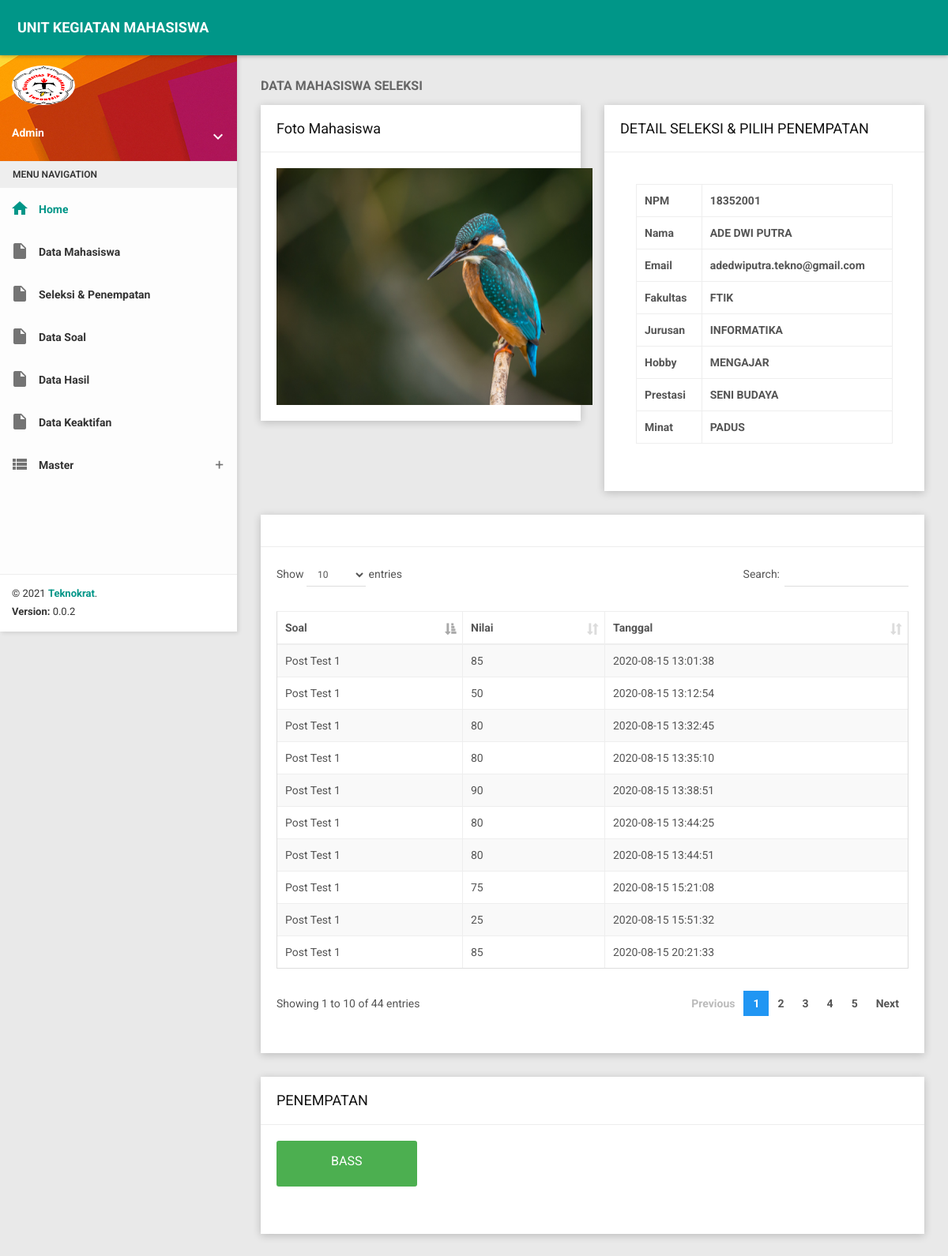
Screenshot of /admin/lihat_detail_seleksi/9/893818 with the database file from the repository.
### tables this page shows
CREATE TABLE `tbl_detail_mahasiswa` (
  `id_detail_mahasiswa` int(10) NOT NULL,
  `id_register` int(10) NOT NULL,
  `hobby` varchar(200) NOT NULL,
  `prestasi` varchar(300) NOT NULL,
  `minat` varchar(200) NOT NULL,
  `gambar` varchar(200) DEFAULT NULL
);

CREATE TABLE `tbl_register` (
  `id_register` int(10) NOT NULL,
  `npm` varchar(50) DEFAULT NULL,
  `nama` varchar(100) DEFAULT NULL,
  `password` varchar(200) DEFAULT NULL,
  `email` varchar(100) DEFAULT NULL,
  `id_jurusan` int(10) DEFAULT NULL,
  `id_fakultas` int(10) DEFAULT NULL
);

CREATE TABLE `tbl_fakultas` (
  `id_fakultas` int(10) NOT NULL,
  `fakultas` varchar(100) NOT NULL
);

CREATE TABLE `tbl_jurusan` (
  `id_jurusan` int(10) NOT NULL,
  `jurusan` varchar(100) NOT NULL
);

CREATE TABLE `tbl_nilai` (
  `id_nilai` int(10) NOT NULL,
  `id_register` int(10) NOT NULL,
  `id_soal` int(10) NOT NULL,
  `kode` varchar(100) NOT NULL,
  `nilai` decimal(50,0) NOT NULL,
  `hasil` varchar(100) DEFAULT NULL,
  `tanggal_nilai` datetime DEFAULT NULL
);

CREATE TABLE `tbl_soal` (
  `id_soal` int(10) NOT NULL,
  `id_ukm` int(10) NOT NULL,
  `kode` varchar(100) DEFAULT NULL,
  `no` varchar(50) DEFAULT NULL,
  `judul_soal` varchar(200) DEFAULT NULL,
  `waktu` varchar(50) DEFAULT NULL,
  `pertanyaan` text DEFAULT NULL,
  `pilihan1` varchar(200) DEFAULT NULL,
  `p1` varchar(50) DEFAULT NULL,
  `pilihan2` varchar(200) DEFAULT NULL,
  `p2` varchar(50) DEFAULT NULL,
  `pilihan3` varchar(200) DEFAULT NULL,
  `p3` varchar(50) DEFAULT NULL,
  `pilihan4` varchar(200) DEFAULT NULL,
  `p4` varchar(50) DEFAULT NULL,
  `jawaban` varchar(20) DEFAULT NULL,
  `waktu_mulai` datetime NOT NULL,
  `waktu_akhir` datetime NOT NULL,
  `tanggal` datetime DEFAULT NULL
);

CREATE TABLE `penempatan_mahasiswa` (
  `id_penempatan_mahasiswa` int(10) NOT NULL,
  `id_register` int(10) NOT NULL,
  `id_penempatan` int(10) NOT NULL
);

CREATE TABLE `tbl_penempatan` (
  `id_penempatan` int(10) NOT NULL,
  `penempatan` varchar(100) DEFAULT NULL
);

### application/controllers/Admin.php (called while the page is built, shortened)
<?php
class Admin extends CI_Controller {
	function __construct(){
		$this->load->model('master');
		$this->load->helper('tglid');
		$this->load->library('ciqrcode');
	}
	public function lihat_detail_seleksi($id_register, $kode)
	{
		$data['judul'] = 'ADMIN || DETAIL SELEKSI';
		$data['nama'] = $this->session->userdata('nama');
		$data['nik'] = $this->session->userdata('nik');
		$data['id_admin'] = $this->session->userdata('id_admin');
		$this->load->view('admin/header', $data);
		$data['id_register'] = $id_register;
		$data['tampil_detail_mahasiswa'] = $this->master->tampil_detail_mahasiswa_admin($id_register);
		$data['lihat_hasil_seleksi'] = $this->master->lihat_hasil_seleksi($id_register, $kode);
		$data['tampil_penempatan'] = $this->master->tampil_penempatan();
		$data['tampil_suara'] = $this->master->tampil_suara();
		$data['cek_penempatan_mahasiswa'] = $this->master->cek_penempatan_mahasiswa($id_register);
		$data['tampil_penempatan_mahasiswa'] = $this->master->tampil_penempatan_mahasiswa($id_register);
		$this->load->view('admin/lihat_detail_seleksi', $data);
		$this->load->view('admin/footer');
	}
}

### index.php (called while the page is built, shortened)
<?php
require_once BASEPATH.'core/CodeIgniter.php';

### application/models/Master.php (called while the page is built, shortened)
<?php defined('BASEPATH') OR exit('No direct script access allowed');
class master extends CI_Model{
	public function tampil_detail_mahasiswa_admin($id_register)
	{
		$jalan = $this->db->query("SELECT * FROM `tbl_detail_mahasiswa`, tbl_register, tbl_jurusan, tbl_fakultas where tbl_detail_mahasiswa.id_register = tbl_register.id_register and tbl_fakultas.id_fakultas = tbl_register.id_fakultas and tbl_jurusan.id_jurusan = tbl_register.id_jurusan and tbl_detail_mahasiswa.id_register = '$id_register'");
		return $jalan->result();
	}
	public function lihat_hasil_seleksi($id_register, $kode)
	{
		$jalan = $this->db->query("SELECT * FROM `tbl_nilai`, tbl_soal where tbl_nilai.kode = '$kode' and tbl_nilai.id_soal = tbl_soal.id_soal ");
		return $jalan->result();
	}
	public function tampil_penempatan_mahasiswa($id_register)
	{
		$jalan = $this->db->query("SELECT * FROM `penempatan_mahasiswa`, tbl_penempatan where penempatan_mahasiswa.id_penempatan = tbl_penempatan.id_penempatan and penempatan_mahasiswa.id_register = '$id_register'");
		return $jalan->result();
	}
}

### application/views/admin/lihat_detail_seleksi.php (the view, shortened to what this page needs)
<section class="content">
        <div class="container-fluid">
            <div class="block-header">
                <h2>
                   <b> DATA MAHASISWA SELEKSI </b>
                </h2>
            </div>
            <div class="row clearfix">
                <div class="col-lg-6 col-md-6 col-sm-12 col-xs-12">
                    <div class="card">
                        <div class="header">
                            <h2>
                                Foto Mahasiswa
                            </h2>
                            <ul class="header-dropdown m-r--5">
                            </ul>
                        </div>
                        <div class="body"><center>
                            <img src="<?php echo base_url(); ?>assets/images/19.jpg" height="300px" width="400px;">
                        </center></div>
                    </div>
                </div>
				<div class="col-lg-6 col-md-6 col-sm-12 col-xs-12">
                    <div class="card">
                        <div class="header">
                            <h2>
                                DETAIL SELEKSI & PILIH PENEMPATAN
                            </h2>
                        </div>
                        <div class="body">
                            <div class="body table-responsive">
                            <table class="table table-bordered">
							<?php foreach($tampil_detail_mahasiswa as $v ) { ?>
                                <thead>
                                    <tr>
                                        <th>NPM</th>
                                        <th><?php echo $v->npm; ?></th>
                                    </tr>
									 <tr>
                                        <th>Nama</th>
                                        <th><?php echo $v->nama; ?></th>
                                    </tr>
									 <tr>
                                        <th>Email</th>
                                        <th><?php echo $v->email; ?></th>
                                    </tr>
									 <tr>
                                        <th>Fakultas</th>
                                        <th><?php echo $v->fakultas; ?></th>
                                    </tr>
									 <tr>
                                        <th>Jurusan</th>
                                        <th><?php echo $v->jurusan; ?></th>
                                    </tr>
									 <tr>
                                        <th>Hobby</th>
                                        <th><?php echo $v->hobby; ?></th>
                                    </tr>
									 <tr>
                                        <th>Prestasi</th>
                                        <th><?php echo $v->prestasi; ?></th>
                                    </tr>
									 <tr>
                                        <th>Minat</th>
                                        <th><?php echo $v->minat; ?></th>
                                    </tr>
                                </thead>
							<?php } ?>
                            </table>
                        </div>
                        </div>
                    </div>
                </div>
				<div class="col-lg-12 col-md-12 col-sm-12 col-xs-12">
                    <div class="card">
                        <div class="header">
                            <ul class="header-dropdown m-r--5">
                            </ul>
                        </div>
                        <div class="body table-responsive">
                            <table class="table table-bordered table-striped table-hover js-basic-example dataTable">
                                <thead>
                                    <tr>
                                        <th>Soal</th>
                                        <th>Nilai</th>
                                        <th>Tanggal</th>
                                    </tr>
                                </thead>
                                <tbody>
								<?php foreach($lihat_hasil_seleksi as $vv) { ?>
                                     <tr>
                                        <td><?php echo $vv->judul_soal; ?></td>
                                        <td><?php echo $vv->nilai; ?></td>
                                        <td><?php echo $vv->tanggal_nilai; ?></td>
                                    </tr>
								<?php } ?>
                                </tbody>
                            </table>
                        </div>
                    </div>
                </div>
				<div class="col-lg-12 col-md-12 col-sm-12 col-xs-12">
                    <div class="card">
                        <div class="header">
                            <h2>
                                PENEMPATAN
                            </h2>
                        </div>
                        <div class="body">
						<form action="<?php echo base_url("admin/tambah_penempatan_mahasiswa/$id_register"); ?>" method="post">
                            <div class="row clearfix"><center>
							<?php if($cek_penempatan_mahasiswa == 1) { ?>
							<?php foreach($tampil_penempatan_mahasiswa as $mm) { ?>
							<div class="col-xs-6 col-sm-4 col-md-3 col-lg-3">
                                    <div class="demo-color-box bg-green">
                                        <div class="color-name"><?php echo $mm->penempatan; ?></div>
                                    </div>
                                </div></center>
							<?php } ?>
							<?php } ?>
								</form>
                            </div>
                        </div>
                    </div>
                </div>
        </div>
    </section>

### application/views/admin/header.php (shortened to what this page needs)
<!DOCTYPE html>
<html>
<head>
    <link href="<?php echo base_url(); ?>assets/plugins/bootstrap/css/bootstrap.css" rel="stylesheet">
    <link href="<?php echo base_url(); ?>assets/plugins/node-waves/waves.css" rel="stylesheet" />
    <link href="<?php echo base_url(); ?>assets/plugins/animate-css/animate.css" rel="stylesheet" />
    <link href="<?php echo base_url(); ?>assets/plugins/jquery-datatable/skin/bootstrap/css/dataTables.bootstrap.css" rel="stylesheet">
    <link href="<?php echo base_url(); ?>assets/css/style.css" rel="stylesheet">
    <link href="<?php echo base_url(); ?>assets/plugins/waitme/waitMe.css" rel="stylesheet" />
    <link href="<?php echo base_url(); ?>assets/plugins/multi-select/css/multi-select.css" rel="stylesheet">
    <link href="<?php echo base_url(); ?>assets/plugins/bootstrap-material-datetimepicker/css/bootstrap-material-datetimepicker.css" rel="stylesheet" />
    <link href="<?php echo base_url(); ?>assets/plugins/bootstrap-select/css/bootstrap-select.css" rel="stylesheet" />
    <link href="<?php echo base_url(); ?>assets/css/themes/all-themes.css" rel="stylesheet" />
</head>
<body class="theme-teal">
    <nav class="navbar">
        <div class="container-fluid">
            <div class="navbar-header">
                <a class="navbar-brand" href="<?php echo base_url('admin/index'); ?>/index.html"><b>UNIT KEGIATAN MAHASISWA</b></a>
            </div>
            <div class="collapse navbar-collapse" id="navbar-collapse">
            </div>
        </div>
    </nav>
    <section>
        <aside id="leftsidebar" class="sidebar">
            <div class="user-info">
                <div class="image">
                    <img src="<?php echo base_url(); ?>assets/images/logo.png" width="80" height="50" alt="User" />
                </div>
                <div class="info-container">
                    <div class="name" data-toggle="dropdown" aria-haspopup="true" aria-expanded="false"><b>Admin</b></div>
                    <div class="btn-group user-helper-dropdown">
                        <i class="material-icons" data-toggle="dropdown" aria-haspopup="true" aria-expanded="true">keyboard_arrow_down</i>
                    </div>
                </div>
            </div>
            <div class="menu">
                <ul class="list">
                    <li class="header">MENU NAVIGATION</li>
                    <li class="active">
                        <a href="<?php echo base_url(); ?>admin/index">
                            <i class="material-icons">home</i>
                            <span>Home</span>
                        </a>
                    </li>
					<li>
                        <a href="<?php echo base_url(); ?>admin/data_mahasiswa">
                            <i class="material-icons">insert_drive_file</i>
                            <span>Data Mahasiswa</span>
                        </a>
                    </li>
					<li>
                        <a href="<?php echo base_url(); ?>admin/data_penempatan">
                            <i class="material-icons">insert_drive_file</i>
                            <span>Seleksi & Penempatan</span>
                        </a>
                    </li>
					<li>
                        <a href="<?php echo base_url(); ?>admin/data_soal">
                            <i class="material-icons">insert_drive_file</i>
                            <span>Data Soal</span>
                        </a>
                    </li>
					<li>
                        <a href="<?php echo base_url(); ?>admin/hasil">
                            <i class="material-icons">insert_drive_file</i>
                            <span>Data Hasil</span>
                        </a>
                    </li>
					<li>
                        <a href="<?php echo base_url(); ?>admin/data_keaktifan">
                            <i class="material-icons">insert_drive_file</i>
                            <span>Data Keaktifan</span>
                        </a>
                    </li>
                    <li>
                        <a href="javascript:void(0);" class="menu-toggle">
                            <i class="material-icons">view_list</i>
                            <span>Master</span>
                        </a>
                            </li>
                        </ul>
            </div>
            <div class="legal">
                <div class="copyright">
                    &copy; <?php echo date('20y'); ?> <a href="javascript:void(0);">Teknokrat</a>.
                </div>
                <div class="version">
                    <b>Version: </b> 0.0.2
                </div>
            </div>
        </aside>
    </section>

### application/views/admin/footer.php (shortened to what this page needs)
</body>
</html>

### assets/css/themes/all-themes.css (style rules this page uses)
.theme-teal .navbar { background-color: #009688; }
.theme-teal .navbar-brand { color: #fff; }
.theme-teal .sidebar .menu .list li.active { background-color: transparent; }
.theme-teal .sidebar .menu .list li.active > :first-child i, .theme-teal .sidebar .menu .list li.active > :first-child span { color: #009688; }
.theme-teal .sidebar .legal { background-color: #fff; }
.theme-teal .sidebar .legal .copyright a { color: #009688 !important; }

### rows the page displays
tbl_detail_mahasiswa: id_register.npm "18352001", id_register.nama "ADE DWI PUTRA", id_register.email "adedwiputra.tekno@gmail.com", tbl_fakultas.fakultas "FTIK", tbl_jurusan.jurusan "INFORMATIKA", hobby "MENGAJAR", prestasi "SENI BUDAYA", minat "PADUS"
tbl_nilai: id_soal.judul_soal "Post Test 1", nilai "85", tanggal_nilai "2020-08-15 13:01:38"
tbl_nilai: id_soal.judul_soal "Post Test 1", nilai "50", tanggal_nilai "2020-08-15 13:12:54"
tbl_nilai: id_soal.judul_soal "Post Test 1", nilai "80", tanggal_nilai "2020-08-15 13:32:45"
tbl_nilai: id_soal.judul_soal "Post Test 1", nilai "80", tanggal_nilai "2020-08-15 13:35:10"
tbl_nilai: id_soal.judul_soal "Post Test 1", nilai "90", tanggal_nilai "2020-08-15 13:38:51"
tbl_nilai: id_soal.judul_soal "Post Test 1", nilai "80", tanggal_nilai "2020-08-15 13:44:25"
tbl_nilai: id_soal.judul_soal "Post Test 1", nilai "80", tanggal_nilai "2020-08-15 13:44:51"
tbl_nilai: id_soal.judul_soal "Post Test 1", nilai "75", tanggal_nilai "2020-08-15 15:21:08"
tbl_nilai: id_soal.judul_soal "Post Test 1", nilai "25", tanggal_nilai "2020-08-15 15:51:32"
tbl_nilai: id_soal.judul_soal "Post Test 1", nilai "85", tanggal_nilai "2020-08-15 20:21:33"
penempatan_mahasiswa: id_penempatan.penempatan "BASS"
